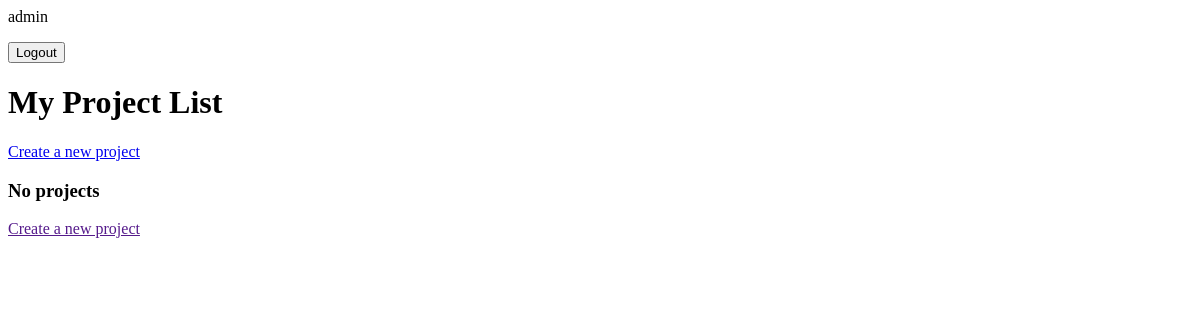
The app's page / (signed in), older data.
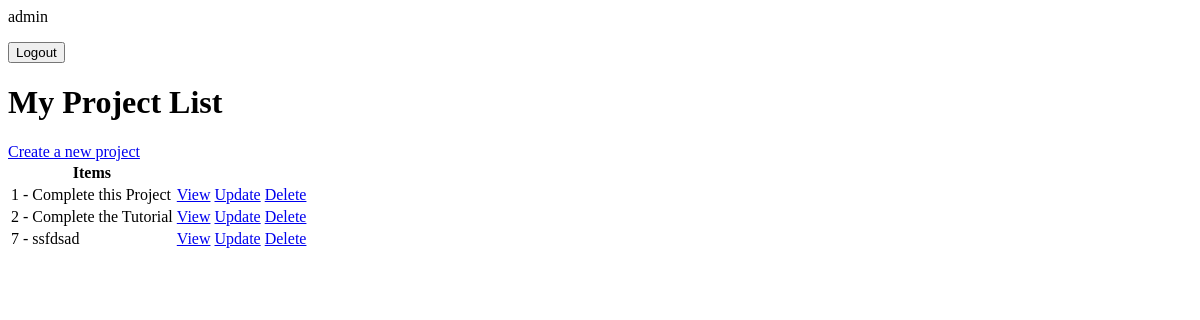
The same page, newer data.
### projects/models.py (models this page shows, shortened)
class Projects(models.Model):
    user = models.ForeignKey(User, on_delete=models.CASCADE, null=True, blank=True)
    title = models.CharField(max_length=200, null=True)
    description = models.TextField()
    complete = models.BooleanField(default=False)
    created = models.DateTimeField(auto_now_add=True)
    class Meta:
        ordering = ['complete']

### projects/views.py (the view)
# urls.py: path('', ProjectList.as_view(), name='project_list'),
class ProjectList(LoginRequiredMixin, ListView):
    model = Projects
    context_object_name = 'projects'
    template_name = 'projects/project_list.html'
    def get_context_data(self, **kwargs):
        context = super().get_context_data(**kwargs)
        context['projects'] = context['projects'].filter(user=self.request.user)
        context['count'] = context['projects'].filter(complete=False).count()
        return context

### projects/templates/projects/project_list.html (shortened to what this page needs)
{% if request.user.is_authenticated %}
<p>{{ request.user }}</p>
<form action="{% url 'logout' %}" method="post">
  <button type="submit">Logout</button>
</form>
{% else %}
<a href="{% url 'login' %}">Login</a>
{% endif %}
<h1>My Project List</h1>
<a href="{% url 'project_create' %}">Create a new project</a>
{% if not projects %}
<h3>No projects</h3>
<a href="">Create a new project</a>
{% else %}
<table>
  <tr>
    <th>Items</th>
  </tr>
  {% for project in projects %}
  <tr>
    <td>{{project.id}} - {{ project.title }}</td>
    <td><a href="{% url 'project_detail' project.id %}">View</a></td>
    <td><a href="{% url 'project_update' project.id %}">Update</a></td>
    <td><a href="{% url 'project_delete' project.id %}">Delete</a></td>
  </tr>
  {% endfor %}
</table>
{% endif %}

Row changes from the older to the newer data that the page shows:
now on this page (row edited): Projects: id "1", title "Complete this Project"
now on this page (row edited): Projects: id "2", title "Complete the Tutorial"
added Projects: id "7", title "ssfdsad"
Text that changed along with them:
text no longer shown: "No projects Create a new project"
text now shown: "Items"
